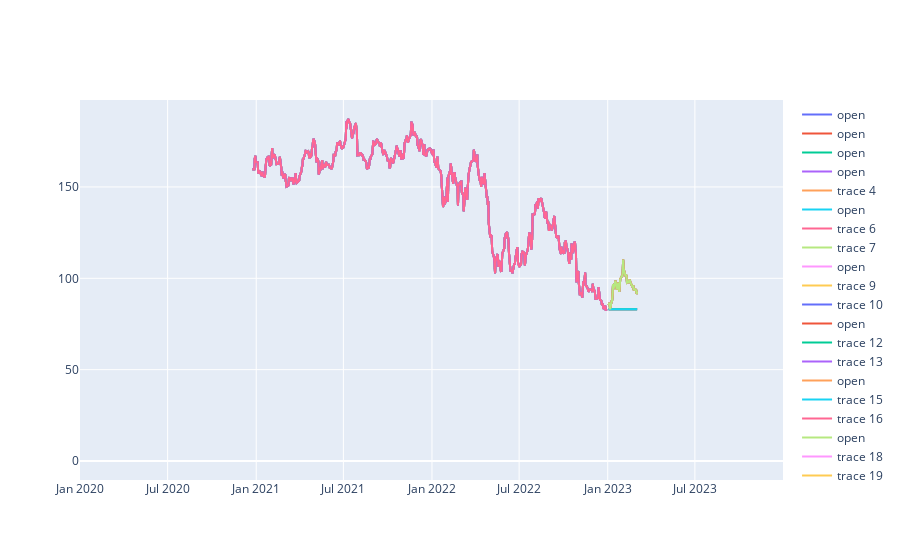

Source (notebook cell):
### Code cell
fig.add_trace(go.Scatter(x=train_data['datetime'],y=train_data['open'],name='open'))
fig.add_scatter(x=test_data.index,y=test_data['open'])
fig.add_scatter(x=test_data.index+['2023-04-04'],y=pred)
fig.update_xaxes(range=['2020-01-01','2023-12-31'])
